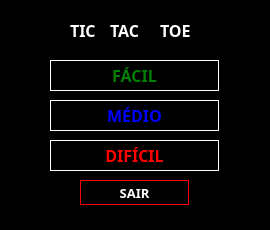
<?xml version="1.0" encoding="UTF-8"?>
<ui version="4.0">
 <class>MainWindow</class>
 <widget class="QMainWindow" name="MainWindow">
  <property name="geometry">
   <rect>
    <x>0</x>
    <y>0</y>
    <width>270</width>
    <height>230</height>
   </rect>
  </property>
  <property name="minimumSize">
   <size>
    <width>270</width>
    <height>230</height>
   </size>
  </property>
  <property name="maximumSize">
   <size>
    <width>270</width>
    <height>230</height>
   </size>
  </property>
  <property name="windowTitle">
   <string>MainWindow</string>
  </property>
  <property name="styleSheet">
   <string notr="true">background:black;
</string>
  </property>
  <widget class="QWidget" name="centralwidget">
   <widget class="QLabel" name="label">
    <property name="geometry">
     <rect>
      <x>70</x>
      <y>20</y>
      <width>31</width>
      <height>21</height>
     </rect>
    </property>
    <property name="font">
     <font>
      <family>Segoe Script</family>
      <pointsize>12</pointsize>
      <weight>75</weight>
      <bold>true</bold>
     </font>
    </property>
    <property name="styleSheet">
     <string notr="true">color:white


</string>
    </property>
    <property name="text">
     <string>TIC</string>
    </property>
   </widget>
   <widget class="QLabel" name="label_2">
    <property name="geometry">
     <rect>
      <x>110</x>
      <y>20</y>
      <width>41</width>
      <height>21</height>
     </rect>
    </property>
    <property name="font">
     <font>
      <family>Segoe Script</family>
      <pointsize>12</pointsize>
      <weight>75</weight>
      <bold>true</bold>
     </font>
    </property>
    <property name="styleSheet">
     <string notr="true">color:white


</string>
    </property>
    <property name="text">
     <string>TAC</string>
    </property>
   </widget>
   <widget class="QLabel" name="label_4">
    <property name="geometry">
     <rect>
      <x>160</x>
      <y>20</y>
      <width>41</width>
      <height>21</height>
     </rect>
    </property>
    <property name="font">
     <font>
      <family>Segoe Script</family>
      <pointsize>12</pointsize>
      <weight>75</weight>
      <bold>true</bold>
     </font>
    </property>
    <property name="styleSheet">
     <string notr="true">color:white


</string>
    </property>
    <property name="text">
     <string>TOE</string>
    </property>
   </widget>
   <widget class="QPushButton" name="btn_exit">
    <property name="geometry">
     <rect>
      <x>80</x>
      <y>180</y>
      <width>109</width>
      <height>25</height>
     </rect>
    </property>
    <property name="font">
     <font>
      <family>Segoe Script</family>
      <pointsize>10</pointsize>
      <weight>75</weight>
      <bold>true</bold>
     </font>
    </property>
    <property name="cursor">
     <cursorShape>PointingHandCursor</cursorShape>
    </property>
    <property name="styleSheet">
     <string notr="true">border:1px solid red;
color:white</string>
    </property>
    <property name="text">
     <string>SAIR</string>
    </property>
   </widget>
   <widget class="QPushButton" name="btn_level1">
    <property name="geometry">
     <rect>
      <x>50</x>
      <y>60</y>
      <width>169</width>
      <height>31</height>
     </rect>
    </property>
    <property name="maximumSize">
     <size>
      <width>16777215</width>
      <height>16777215</height>
     </size>
    </property>
    <property name="font">
     <font>
      <family>Segoe Print</family>
      <pointsize>12</pointsize>
      <weight>75</weight>
      <bold>true</bold>
     </font>
    </property>
    <property name="cursor">
     <cursorShape>PointingHandCursor</cursorShape>
    </property>
    <property name="styleSheet">
     <string notr="true">border:none;
border:1px solid #fff;
color:green;


</string>
    </property>
    <property name="text">
     <string>FÁCIL</string>
    </property>
   </widget>
   <widget class="QPushButton" name="btn_level2">
    <property name="geometry">
     <rect>
      <x>50</x>
      <y>100</y>
      <width>169</width>
      <height>31</height>
     </rect>
    </property>
    <property name="font">
     <font>
      <family>Segoe Script</family>
      <pointsize>12</pointsize>
      <weight>75</weight>
      <bold>true</bold>
     </font>
    </property>
    <property name="cursor">
     <cursorShape>PointingHandCursor</cursorShape>
    </property>
    <property name="styleSheet">
     <string notr="true">border:1px solid #fff;
color:blue</string>
    </property>
    <property name="text">
     <string>MÉDIO</string>
    </property>
   </widget>
   <widget class="QPushButton" name="btn_level3">
    <property name="geometry">
     <rect>
      <x>50</x>
      <y>140</y>
      <width>169</width>
      <height>31</height>
     </rect>
    </property>
    <property name="font">
     <font>
      <family>Segoe Script</family>
      <pointsize>12</pointsize>
      <weight>75</weight>
      <bold>true</bold>
     </font>
    </property>
    <property name="cursor">
     <cursorShape>PointingHandCursor</cursorShape>
    </property>
    <property name="styleSheet">
     <string notr="true">border:1px solid #fff;
color:red</string>
    </property>
    <property name="text">
     <string>DIFÍCIL</string>
    </property>
   </widget>
  </widget>
  <widget class="QStatusBar" name="statusbar"/>
 </widget>
 <resources/>
 <connections/>
</ui>
